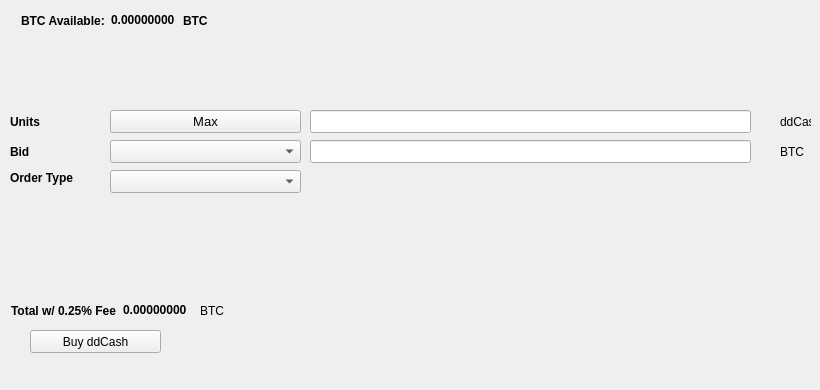
   <widget class="QWidget" name="BuyTab">
    <attribute name="title">
     <string>Buy</string>
    </attribute>
    <widget class="QPushButton" name="BuyddCash">
     <property name="geometry">
      <rect>
       <x>30</x>
       <y>330</y>
       <width>131</width>
       <height>23</height>
      </rect>
     </property>
     <property name="text">
      <string>Buy ddCash</string>
     </property>
     <property name="icon">
      <iconset resource="../ddcash.qrc">
       <normaloff>:/icons/bitcoin</normaloff>:/icons/bitcoin</iconset>
     </property>
    </widget>
    <widget class="QLabel" name="label_3">
     <property name="geometry">
      <rect>
       <x>10</x>
       <y>110</y>
       <width>46</width>
       <height>23</height>
      </rect>
     </property>
     <property name="font">
      <font>
       <weight>75</weight>
       <bold>true</bold>
      </font>
     </property>
     <property name="text">
      <string>Units</string>
     </property>
    </widget>
    <widget class="QLineEdit" name="UnitsInput">
     <property name="geometry">
      <rect>
       <x>310</x>
       <y>110</y>
       <width>441</width>
       <height>23</height>
      </rect>
     </property>
     <property name="font">
      <font>
       <pointsize>9</pointsize>
       <weight>75</weight>
       <bold>true</bold>
      </font>
     </property>
    </widget>
    <widget class="QLineEdit" name="BuyBidPriceEdit">
     <property name="geometry">
      <rect>
       <x>310</x>
       <y>140</y>
       <width>441</width>
       <height>23</height>
      </rect>
     </property>
     <property name="font">
      <font>
       <pointsize>9</pointsize>
       <weight>75</weight>
       <bold>true</bold>
      </font>
     </property>
    </widget>
    <widget class="QLabel" name="label_4">
     <property name="geometry">
      <rect>
       <x>780</x>
       <y>110</y>
       <width>31</width>
       <height>23</height>
      </rect>
     </property>
     <property name="text">
      <string>ddCash</string>
     </property>
    </widget>
    <widget class="QLabel" name="label_5">
     <property name="geometry">
      <rect>
       <x>780</x>
       <y>140</y>
       <width>31</width>
       <height>23</height>
      </rect>
     </property>
     <property name="text">
      <string>BTC</string>
     </property>
    </widget>
    <widget class="QLabel" name="label_6">
     <property name="geometry">
      <rect>
       <x>10</x>
       <y>140</y>
       <width>46</width>
       <height>23</height>
      </rect>
     </property>
     <property name="font">
      <font>
       <weight>75</weight>
       <bold>true</bold>
      </font>
     </property>
     <property name="text">
      <string>Bid</string>
     </property>
    </widget>
    <widget class="QLabel" name="label_7">
     <property name="geometry">
      <rect>
       <x>10</x>
       <y>170</y>
       <width>91</width>
       <height>16</height>
      </rect>
     </property>
     <property name="font">
      <font>
       <weight>75</weight>
       <bold>true</bold>
      </font>
     </property>
     <property name="text">
      <string>Order Type</string>
     </property>
    </widget>
    <widget class="QPushButton" name="Buy_Max_Amount">
     <property name="geometry">
      <rect>
       <x>110</x>
       <y>110</y>
       <width>191</width>
       <height>23</height>
      </rect>
     </property>
     <property name="font">
      <font>
       <pointsize>10</pointsize>
      </font>
     </property>
     <property name="text">
      <string>Max</string>
     </property>
    </widget>
    <widget class="QComboBox" name="BuyBidcomboBox">
     <property name="geometry">
      <rect>
       <x>110</x>
       <y>140</y>
       <width>191</width>
       <height>23</height>
      </rect>
     </property>
     <property name="font">
      <font>
       <pointsize>10</pointsize>
      </font>
     </property>
    </widget>
    <widget class="QComboBox" name="buyOrdertypeCombo">
     <property name="geometry">
      <rect>
       <x>110</x>
       <y>170</y>
       <width>191</width>
       <height>23</height>
      </rect>
     </property>
     <property name="font">
      <font>
       <pointsize>10</pointsize>
      </font>
     </property>
    </widget>
    <widget class="QWidget" name="layoutWidget1">
     <property name="geometry">
      <rect>
       <x>21</x>
       <y>11</y>
       <width>227</width>
       <height>19</height>
      </rect>
     </property>
     <layout class="QHBoxLayout" name="horizontalLayout_3">
      <item>
       <widget class="QLabel" name="label232">
        <property name="font">
         <font>
          <weight>75</weight>
          <bold>true</bold>
         </font>
        </property>
        <property name="text">
         <string>BTC Available:</string>
        </property>
       </widget>
      </item>
      <item>
       <widget class="QLabel" name="BtcAvailableLbl">
        <property name="palette">
         <palette>
          <active>
           <colorrole role="WindowText">
            <brush brushstyle="SolidPattern">
             <color alpha="255">
              <red>0</red>
              <green>0</green>
              <blue>0</blue>
             </color>
            </brush>
           </colorrole>
           <colorrole role="Button">
            <brush brushstyle="SolidPattern">
             <color alpha="255">
              <red>0</red>
              <green>170</green>
              <blue>0</blue>
             </color>
            </brush>
           </colorrole>
           <colorrole role="Light">
            <brush brushstyle="SolidPattern">
             <color alpha="255">
              <red>0</red>
              <green>255</green>
              <blue>0</blue>
             </color>
            </brush>
           </colorrole>
           <colorrole role="Midlight">
            <brush brushstyle="SolidPattern">
             <color alpha="255">
              <red>0</red>
              <green>212</green>
              <blue>0</blue>
             </color>
            </brush>
           </colorrole>
           <colorrole role="Dark">
            <brush brushstyle="SolidPattern">
             <color alpha="255">
              <red>0</red>
              <green>85</green>
              <blue>0</blue>
             </color>
            </brush>
           </colorrole>
           <colorrole role="Mid">
            <brush brushstyle="SolidPattern">
             <color alpha="255">
              <red>0</red>
              <green>113</green>
              <blue>0</blue>
             </color>
            </brush>
           </colorrole>
           <colorrole role="Text">
            <brush brushstyle="SolidPattern">
             <color alpha="255">
              <red>0</red>
              <green>170</green>
              <blue>0</blue>
             </color>
            </brush>
           </colorrole>
           <colorrole role="BrightText">
            <brush brushstyle="SolidPattern">
             <color alpha="255">
              <red>255</red>
              <green>255</green>
              <blue>255</blue>
             </color>
            </brush>
           </colorrole>
           <colorrole role="ButtonText">
            <brush brushstyle="SolidPattern">
             <color alpha="255">
              <red>0</red>
              <green>0</green>
              <blue>0</blue>
             </color>
            </brush>
           </colorrole>
           <colorrole role="Base">
            <brush brushstyle="SolidPattern">
             <color alpha="255">
              <red>255</red>
              <green>255</green>
              <blue>255</blue>
             </color>
            </brush>
           </colorrole>
           <colorrole role="Window">
            <brush brushstyle="SolidPattern">
             <color alpha="255">
              <red>0</red>
              <green>170</green>
              <blue>0</blue>
             </color>
            </brush>
           </colorrole>
           <colorrole role="Shadow">
            <brush brushstyle="SolidPattern">
             <color alpha="255">
              <red>0</red>
              <green>0</green>
              <blue>0</blue>
             </color>
            </brush>
           </colorrole>
           <colorrole role="AlternateBase">
            <brush brushstyle="SolidPattern">
             <color alpha="255">
              <red>127</red>
              <green>212</green>
              <blue>127</blue>
             </color>
            </brush>
           </colorrole>
           <colorrole role="ToolTipBase">
            <brush brushstyle="SolidPattern">
             <color alpha="255">
              <red>255</red>
              <green>255</green>
              <blue>220</blue>
             </color>
            </brush>
           </colorrole>
           <colorrole role="ToolTipText">
            <brush brushstyle="SolidPattern">
             <color alpha="255">
              <red>0</red>
              <green>0</green>
              <blue>0</blue>
             </color>
            </brush>
           </colorrole>
          </active>
          <inactive>
           <colorrole role="WindowText">
            <brush brushstyle="SolidPattern">
             <color alpha="255">
              <red>0</red>
              <green>0</green>
              <blue>0</blue>
             </color>
            </brush>
           </colorrole>
           <colorrole role="Button">
            <brush brushstyle="SolidPattern">
             <color alpha="255">
              <red>0</red>
              <green>170</green>
              <blue>0</blue>
             </color>
            </brush>
           </colorrole>
           <colorrole role="Light">
            <brush brushstyle="SolidPattern">
             <color alpha="255">
              <red>0</red>
              <green>255</green>
              <blue>0</blue>
             </color>
            </brush>
           </colorrole>
           <colorrole role="Midlight">
            <brush brushstyle="SolidPattern">
             <color alpha="255">
              <red>0</red>
              <green>212</green>
              <blue>0</blue>
             </color>
            </brush>
           </colorrole>
           <colorrole role="Dark">
            <brush brushstyle="SolidPattern">
             <color alpha="255">
              <red>0</red>
              <green>85</green>
              <blue>0</blue>
             </color>
            </brush>
           </colorrole>
           <colorrole role="Mid">
            <brush brushstyle="SolidPattern">
             <color alpha="255">
              <red>0</red>
              <green>113</green>
              <blue>0</blue>
             </color>
            </brush>
           </colorrole>
           <colorrole role="Text">
            <brush brushstyle="SolidPattern">
             <color alpha="255">
              <red>0</red>
              <green>170</green>
              <blue>0</blue>
             </color>
            </brush>
           </colorrole>
           <colorrole role="BrightText">
            <brush brushstyle="SolidPattern">
             <color alpha="255">
              <red>255</red>
              <green>255</green>
              <blue>255</blue>
             </color>
            </brush>
           </colorrole>
           <colorrole role="ButtonText">
            <brush brushstyle="SolidPattern">
             <color alpha="255">
              <red>0</red>
              <green>0</green>
              <blue>0</blue>
             </color>
            </brush>
           </colorrole>
           <colorrole role="Base">
            <brush brushstyle="SolidPattern">
             <color alpha="255">
              <red>255</red>
              <green>255</green>
              <blue>255</blue>
             </color>
            </brush>
           </colorrole>
           <colorrole role="Window">
            <brush brushstyle="SolidPattern">
             <color alpha="255">
              <red>0</red>
              <green>170</green>
              <blue>0</blue>
             </color>
            </brush>
           </colorrole>
           <colorrole role="Shadow">
            <brush brushstyle="SolidPattern">
             <color alpha="255">
              <red>0</red>
              <green>0</green>
              <blue>0</blue>
             </color>
            </brush>
           </colorrole>
           <colorrole role="AlternateBase">
            <brush brushstyle="SolidPattern">
             <color alpha="255">
              <red>127</red>
              <green>212</green>
              <blue>127</blue>
             </color>
            </brush>
           </colorrole>
           <colorrole role="ToolTipBase">
            <brush brushstyle="SolidPattern">
             <color alpha="255">
              <red>255</red>
              <green>255</green>
              <blue>220</blue>
             </color>
            </brush>
           </colorrole>
           <colorrole role="ToolTipText">
            <brush brushstyle="SolidPattern">
             <color alpha="255">
              <red>0</red>
              <green>0</green>
              <blue>0</blue>
             </color>
            </brush>
           </colorrole>
          </inactive>
          <disabled>
           <colorrole role="WindowText">
            <brush brushstyle="SolidPattern">
             <color alpha="255">
              <red>0</red>
              <green>85</green>
              <blue>0</blue>
             </color>
            </brush>
           </colorrole>
           <colorrole role="Button">
            <brush brushstyle="SolidPattern">
             <color alpha="255">
              <red>0</red>
              <green>170</green>
              <blue>0</blue>
             </color>
            </brush>
           </colorrole>
           <colorrole role="Light">
            <brush brushstyle="SolidPattern">
             <color alpha="255">
              <red>0</red>
              <green>255</green>
              <blue>0</blue>
             </color>
            </brush>
           </colorrole>
           <colorrole role="Midlight">
            <brush brushstyle="SolidPattern">
             <color alpha="255">
              <red>0</red>
              <green>212</green>
              <blue>0</blue>
             </color>
            </brush>
           </colorrole>
           <colorrole role="Dark">
            <brush brushstyle="SolidPattern">
             <color alpha="255">
              <red>0</red>
              <green>85</green>
              <blue>0</blue>
             </color>
            </brush>
           </colorrole>
           <colorrole role="Mid">
            <brush brushstyle="SolidPattern">
             <color alpha="255">
              <red>0</red>
              <green>113</green>
              <blue>0</blue>
             </color>
            </brush>
           </colorrole>
           <colorrole role="Text">
            <brush brushstyle="SolidPattern">
             <color alpha="255">
              <red>0</red>
              <green>85</green>
              <blue>0</blue>
             </color>
            </brush>
           </colorrole>
           <colorrole role="BrightText">
            <brush brushstyle="SolidPattern">
             <color alpha="255">
              <red>255</red>
              <green>255</green>
              <blue>255</blue>
             </color>
            </brush>
           </colorrole>
           <colorrole role="ButtonText">
            <brush brushstyle="SolidPattern">
             <color alpha="255">
              <red>0</red>
              <green>85</green>
              <blue>0</blue>
             </color>
            </brush>
           </colorrole>
           <colorrole role="Base">
            <brush brushstyle="SolidPattern">
             <color alpha="255">
              <red>0</red>
              <green>170</green>
              <blue>0</blue>
             </color>
            </brush>
           </colorrole>
           <colorrole role="Window">
            <brush brushstyle="SolidPattern">
             <color alpha="255">
              <red>0</red>
              <green>170</green>
              <blue>0</blue>
             </color>
            </brush>
           </colorrole>
           <colorrole role="Shadow">
            <brush brushstyle="SolidPattern">
             <color alpha="255">
              <red>0</red>
              <green>0</green>
              <blue>0</blue>
             </color>
            </brush>
           </colorrole>
           <colorrole role="AlternateBase">
            <brush brushstyle="SolidPattern">
             <color alpha="255">
              <red>0</red>
              <green>170</green>
              <blue>0</blue>
             </color>
            </brush>
           </colorrole>
           <colorrole role="ToolTipBase">
            <brush brushstyle="SolidPattern">
             <color alpha="255">
              <red>255</red>
              <green>255</green>
              <blue>220</blue>
             </color>
            </brush>
           </colorrole>
           <colorrole role="ToolTipText">
            <brush brushstyle="SolidPattern">
             <color alpha="255">
              <red>0</red>
              <green>0</green>
              <blue>0</blue>
             </color>
            </brush>
           </colorrole>
          </disabled>
         </palette>
        </property>
        <property name="font">
         <font>
          <weight>75</weight>
          <bold>true</bold>
         </font>
        </property>
        <property name="text">
         <string>0.00000000</string>
        </property>
        <property name="textInteractionFlags">
         <set>Qt::LinksAccessibleByMouse|Qt::TextSelectableByKeyboard|Qt::TextSelectableByMouse</set>
        </property>
       </widget>
      </item>
      <item>
       <widget class="QLabel" name="BtcAvailableLbl_2">
        <property name="font">
         <font>
          <weight>75</weight>
          <bold>true</bold>
         </font>
        </property>
        <property name="text">
         <string>BTC</string>
        </property>
       </widget>
      </item>
     </layout>
    </widget>
    <widget class="QWidget" name="layoutWidge2">
     <property name="geometry">
      <rect>
       <x>11</x>
       <y>301</y>
       <width>259</width>
       <height>19</height>
      </rect>
     </property>
     <layout class="QHBoxLayout" name="horizontalLayout_4">
      <item>
       <widget class="QLabel" name="label_9">
        <property name="font">
         <font>
          <weight>75</weight>
          <bold>true</bold>
         </font>
        </property>
        <property name="text">
         <string>Total w/ 0.25% Fee</string>
        </property>
       </widget>
      </item>
      <item>
       <widget class="QLabel" name="BuyCostLabel">
        <property name="palette">
         <palette>
          <active>
           <colorrole role="WindowText">
            <brush brushstyle="SolidPattern">
             <color alpha="255">
              <red>0</red>
              <green>0</green>
              <blue>0</blue>
             </color>
            </brush>
           </colorrole>
           <colorrole role="Button">
            <brush brushstyle="SolidPattern">
             <color alpha="255">
              <red>0</red>
              <green>170</green>
              <blue>0</blue>
             </color>
            </brush>
           </colorrole>
           <colorrole role="Light">
            <brush brushstyle="SolidPattern">
             <color alpha="255">
              <red>0</red>
              <green>255</green>
              <blue>0</blue>
             </color>
            </brush>
           </colorrole>
           <colorrole role="Midlight">
            <brush brushstyle="SolidPattern">
             <color alpha="255">
              <red>0</red>
              <green>212</green>
              <blue>0</blue>
             </color>
            </brush>
           </colorrole>
           <colorrole role="Dark">
            <brush brushstyle="SolidPattern">
             <color alpha="255">
              <red>0</red>
              <green>85</green>
              <blue>0</blue>
             </color>
            </brush>
           </colorrole>
           <colorrole role="Mid">
            <brush brushstyle="SolidPattern">
             <color alpha="255">
              <red>0</red>
              <green>113</green>
              <blue>0</blue>
             </color>
            </brush>
           </colorrole>
           <colorrole role="Text">
            <brush brushstyle="SolidPattern">
             <color alpha="255">
              <red>0</red>
              <green>170</green>
              <blue>0</blue>
             </color>
            </brush>
           </colorrole>
           <colorrole role="BrightText">
            <brush brushstyle="SolidPattern">
             <color alpha="255">
              <red>255</red>
              <green>255</green>
              <blue>255</blue>
             </color>
            </brush>
           </colorrole>
           <colorrole role="ButtonText">
            <brush brushstyle="SolidPattern">
             <color alpha="255">
              <red>0</red>
              <green>0</green>
              <blue>0</blue>
             </color>
            </brush>
           </colorrole>
           <colorrole role="Base">
            <brush brushstyle="SolidPattern">
             <color alpha="255">
              <red>255</red>
              <green>255</green>
              <blue>255</blue>
             </color>
            </brush>
           </colorrole>
           <colorrole role="Window">
            <brush brushstyle="SolidPattern">
             <color alpha="255">
              <red>0</red>
              <green>170</green>
              <blue>0</blue>
             </color>
            </brush>
           </colorrole>
           <colorrole role="Shadow">
            <brush brushstyle="SolidPattern">
             <color alpha="255">
              <red>0</red>
              <green>0</green>
              <blue>0</blue>
             </color>
            </brush>
           </colorrole>
           <colorrole role="AlternateBase">
            <brush brushstyle="SolidPattern">
             <color alpha="255">
              <red>127</red>
              <green>212</green>
              <blue>127</blue>
             </color>
            </brush>
           </colorrole>
           <colorrole role="ToolTipBase">
            <brush brushstyle="SolidPattern">
             <color alpha="255">
              <red>255</red>
              <green>255</green>
              <blue>220</blue>
             </color>
            </brush>
           </colorrole>
           <colorrole role="ToolTipText">
            <brush brushstyle="SolidPattern">
             <color alpha="255">
              <red>0</red>
              <green>0</green>
              <blue>0</blue>
             </color>
            </brush>
           </colorrole>
          </active>
          <inactive>
           <colorrole role="WindowText">
            <brush brushstyle="SolidPattern">
             <color alpha="255">
              <red>0</red>
              <green>0</green>
              <blue>0</blue>
             </color>
            </brush>
           </colorrole>
           <colorrole role="Button">
            <brush brushstyle="SolidPattern">
             <color alpha="255">
              <red>0</red>
              <green>170</green>
              <blue>0</blue>
             </color>
            </brush>
           </colorrole>
           <colorrole role="Light">
            <brush brushstyle="SolidPattern">
             <color alpha="255">
              <red>0</red>
              <green>255</green>
              <blue>0</blue>
             </color>
            </brush>
           </colorrole>
           <colorrole role="Midlight">
            <brush brushstyle="SolidPattern">
             <color alpha="255">
              <red>0</red>
              <green>212</green>
              <blue>0</blue>
             </color>
            </brush>
           </colorrole>
           <colorrole role="Dark">
            <brush brushstyle="SolidPattern">
             <color alpha="255">
              <red>0</red>
              <green>85</green>
              <blue>0</blue>
             </color>
            </brush>
           </colorrole>
           <colorrole role="Mid">
            <brush brushstyle="SolidPattern">
             <color alpha="255">
              <red>0</red>
              <green>113</green>
              <blue>0</blue>
             </color>
            </brush>
           </colorrole>
           <colorrole role="Text">
            <brush brushstyle="SolidPattern">
             <color alpha="255">
              <red>0</red>
              <green>170</green>
              <blue>0</blue>
             </color>
            </brush>
           </colorrole>
           <colorrole role="BrightText">
            <brush brushstyle="SolidPattern">
             <color alpha="255">
              <red>255</red>
              <green>255</green>
              <blue>255</blue>
             </color>
            </brush>
           </colorrole>
           <colorrole role="ButtonText">
            <brush brushstyle="SolidPattern">
             <color alpha="255">
              <red>0</red>
              <green>0</green>
              <blue>0</blue>
             </color>
            </brush>
           </colorrole>
           <colorrole role="Base">
            <brush brushstyle="SolidPattern">
             <color alpha="255">
              <red>255</red>
              <green>255</green>
              <blue>255</blue>
             </color>
            </brush>
           </colorrole>
           <colorrole role="Window">
            <brush brushstyle="SolidPattern">
             <color alpha="255">
              <red>0</red>
              <green>170</green>
              <blue>0</blue>
             </color>
            </brush>
           </colorrole>
           <colorrole role="Shadow">
            <brush brushstyle="SolidPattern">
             <color alpha="255">
              <red>0</red>
              <green>0</green>
              <blue>0</blue>
             </color>
            </brush>
           </colorrole>
           <colorrole role="AlternateBase">
            <brush brushstyle="SolidPattern">
             <color alpha="255">
              <red>127</red>
              <green>212</green>
              <blue>127</blue>
             </color>
            </brush>
           </colorrole>
           <colorrole role="ToolTipBase">
            <brush brushstyle="SolidPattern">
             <color alpha="255">
              <red>255</red>
              <green>255</green>
              <blue>220</blue>
             </color>
            </brush>
           </colorrole>
           <colorrole role="ToolTipText">
            <brush brushstyle="SolidPattern">
             <color alpha="255">
              <red>0</red>
              <green>0</green>
              <blue>0</blue>
             </color>
            </brush>
           </colorrole>
          </inactive>
          <disabled>
           <colorrole role="WindowText">
            <brush brushstyle="SolidPattern">
             <color alpha="255">
              <red>0</red>
              <green>85</green>
              <blue>0</blue>
             </color>
            </brush>
           </colorrole>
           <colorrole role="Button">
            <brush brushstyle="SolidPattern">
             <color alpha="255">
              <red>0</red>
              <green>170</green>
              <blue>0</blue>
             </color>
            </brush>
           </colorrole>
           <colorrole role="Light">
            <brush brushstyle="SolidPattern">
             <color alpha="255">
              <red>0</red>
              <green>255</green>
              <blue>0</blue>
             </color>
            </brush>
           </colorrole>
           <colorrole role="Midlight">
            <brush brushstyle="SolidPattern">
             <color alpha="255">
              <red>0</red>
              <green>212</green>
              <blue>0</blue>
             </color>
            </brush>
           </colorrole>
           <colorrole role="Dark">
            <brush brushstyle="SolidPattern">
             <color alpha="255">
              <red>0</red>
              <green>85</green>
              <blue>0</blue>
             </color>
            </brush>
           </colorrole>
           <colorrole role="Mid">
            <brush brushstyle="SolidPattern">
             <color alpha="255">
              <red>0</red>
              <green>113</green>
              <blue>0</blue>
             </color>
            </brush>
           </colorrole>
           <colorrole role="Text">
            <brush brushstyle="SolidPattern">
             <color alpha="255">
              <red>0</red>
              <green>85</green>
              <blue>0</blue>
             </color>
            </brush>
           </colorrole>
           <colorrole role="BrightText">
            <brush brushstyle="SolidPattern">
             <color alpha="255">
              <red>255</red>
              <green>255</green>
              <blue>255</blue>
             </color>
            </brush>
           </colorrole>
           <colorrole role="ButtonText">
            <brush brushstyle="SolidPattern">
             <color alpha="255">
              <red>0</red>
              <green>85</green>
              <blue>0</blue>
             </color>
            </brush>
           </colorrole>
           <colorrole role="Base">
            <brush brushstyle="SolidPattern">
             <color alpha="255">
              <red>0</red>
              <green>170</green>
              <blue>0</blue>
             </color>
            </brush>
           </colorrole>
           <colorrole role="Window">
            <brush brushstyle="SolidPattern">
             <color alpha="255">
              <red>0</red>
              <green>170</green>
              <blue>0</blue>
             </color>
            </brush>
           </colorrole>
           <colorrole role="Shadow">
            <brush brushstyle="SolidPattern">
             <color alpha="255">
              <red>0</red>
              <green>0</green>
              <blue>0</blue>
             </color>
            </brush>
           </colorrole>
           <colorrole role="AlternateBase">
            <brush brushstyle="SolidPattern">
             <color alpha="255">
              <red>0</red>
              <green>170</green>
              <blue>0</blue>
             </color>
            </brush>
           </colorrole>
           <colorrole role="ToolTipBase">
            <brush brushstyle="SolidPattern">
             <color alpha="255">
              <red>255</red>
              <green>255</green>
              <blue>220</blue>
             </color>
            </brush>
           </colorrole>
           <colorrole role="ToolTipText">
            <brush brushstyle="SolidPattern">
             <color alpha="255">
              <red>0</red>
              <green>0</green>
              <blue>0</blue>
             </color>
            </brush>
           </colorrole>
          </disabled>
         </palette>
        </property>
        <property name="font">
         <font>
          <weight>75</weight>
          <bold>true</bold>
         </font>
        </property>
        <property name="autoFillBackground">
         <bool>false</bool>
        </property>
        <property name="text">
         <string>0.00000000</string>
        </property>
        <property name="textInteractionFlags">
         <set>Qt::LinksAccessibleByMouse|Qt::TextSelectableByMouse</set>
        </property>
       </widget>
      </item>
      <item>
       <widget class="QLabel" name="label_10">
        <property name="font">
         <font>
          <weight>50</weight>
          <bold>false</bold>
         </font>
        </property>
        <property name="text">
         <string>BTC</string>
        </property>
       </widget>
      </item>
     </layout>
    </widget>
    <widget class="QLabel" name="label_24">
     <property name="geometry">
      <rect>
       <x>460</x>
       <y>300</y>
       <width>281</width>
       <height>81</height>
      </rect>
     </property>
     <property name="text">
      <string/>
     </property>
     <property name="pixmap">
      <pixmap>:/images/bittrex</pixmap>
     </property>
    </widget>
   </widget>
